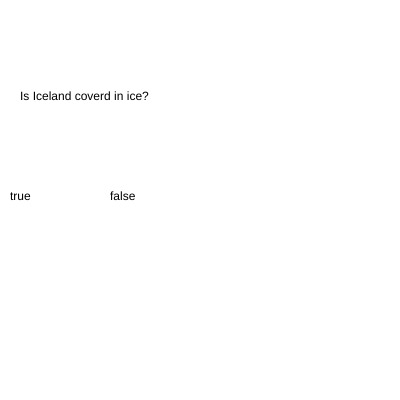
Frame 1 (no input)
Frame 60 (no input): identical to frame 1, image omitted
Frame 120 (the mouse pressed at the canvas centre since frame 60): identical to frame 1, image omitted

The p5.js sketch that drew this single still picture (run headless with seeded random() and noise() and a simulated clock; from frame 60 on, the mouse is pressed at the canvas centre):

// p5.js sketch
// ── sketch.js
var questions = ["Is Iceland coverd in ice?","What ocean lies to the east of US?"];
var options = [["true","false"],["pacific","eastern","indian","atlantic"]];
var answers = ["false","atlantic"];

var currentQuestion = 0;

var currentOption = -1;
function setup() {
  // put setup code here
  createCanvas(400,400);
//  console.log(options[1].length);
}

function draw() {
  // put drawing code here
  background(255);

  text(questions[currentQuestion], 20,100);

  for(var i = 0; i<options[currentQuestion].length; i++){
    //console.log(options[currentQuestion][i]);
      text(options[currentQuestion][i], 10 + (100*i),200);
      var currentDist = dist(mouseX,mouseY, 30 + (100*i),200);

      if(currentDist < 20){
        currentOption = i;
        text("Your current option is: " + options[currentQuestion][currentOption], 20, 120);
      }
  }


}
